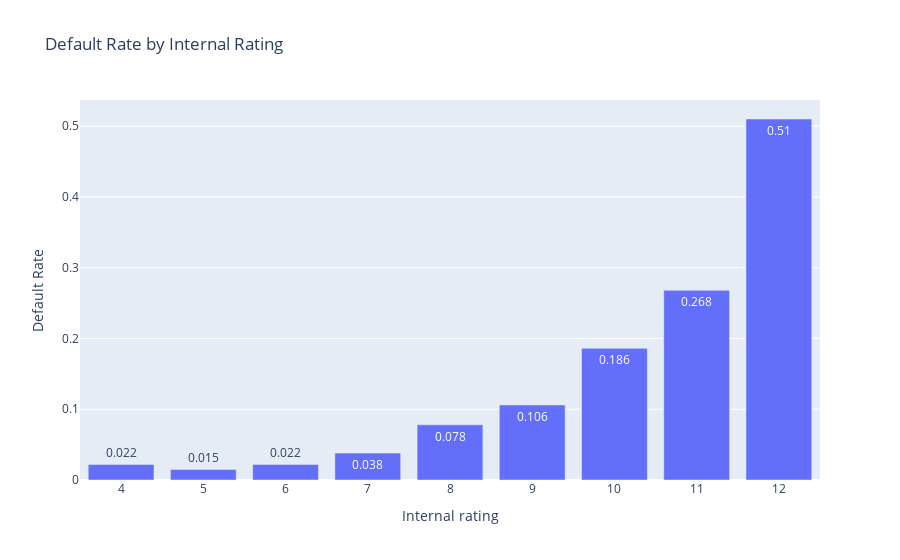

Here is the notebook cell this chart was saved with:
### Code cell
# Plot default rate by internal rating
fig = px.bar(grouped, x='Internal rating', y='Default Rate',
             title='Default Rate by Internal Rating', text='Default Rate')
fig.show()

### Figure 1 — Plotly figure (JSON) as saved in the notebook; plotly's stock layout.template omitted (floating-point values rounded to 4 significant figures)
{"data": [{"alignmentgroup": "True", "hovertemplate": "Internal rating=%{x}<br>Default Rate=%{text}<extra></extra>", "legendgroup": "", "marker": {"color": "#636efa", "pattern": {"shape": ""}}, "name": "", "offsetgroup": "", "orientation": "v", "showlegend": false, "text": [0.022, 0.015, 0.022, 0.038, 0.078, 0.106, 0.186, 0.268, 0.51], "textposition": "auto", "type": "bar", "x": [4, 5, 6, 7, 8, 9, 10, 11, 12], "xaxis": "x", "y": [0.022, 0.015, 0.022, 0.038, 0.078, 0.106, 0.186, 0.268, 0.51], "yaxis": "y"}], "layout": {"barmode": "relative", "legend": {"tracegroupgap": 0}, "title": {"text": "Default Rate by Internal Rating"}, "xaxis": {"anchor": "y", "domain": [0, 1], "title": {"text": "Internal rating"}}, "yaxis": {"anchor": "x", "domain": [0, 1], "title": {"text": "Default Rate"}}}}
